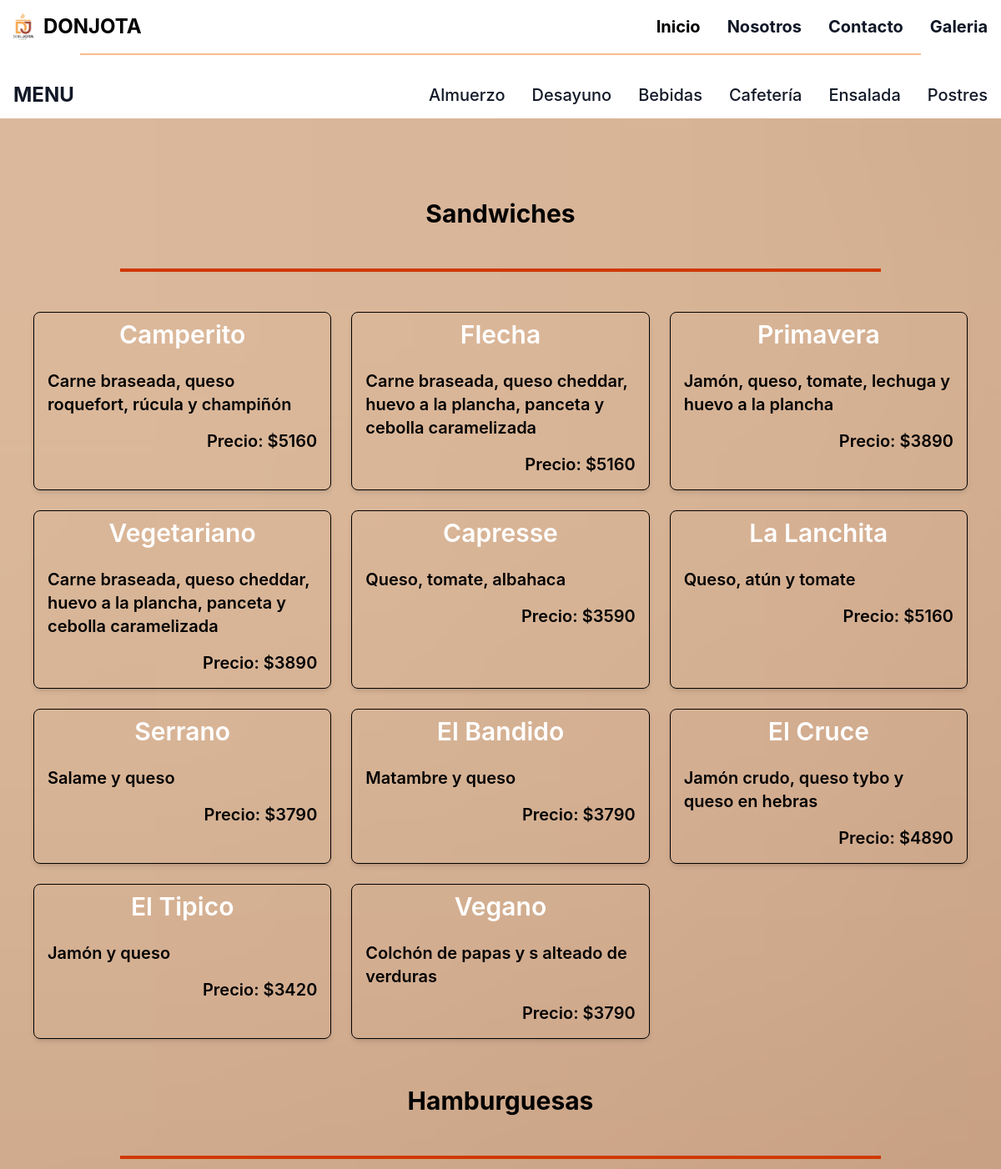
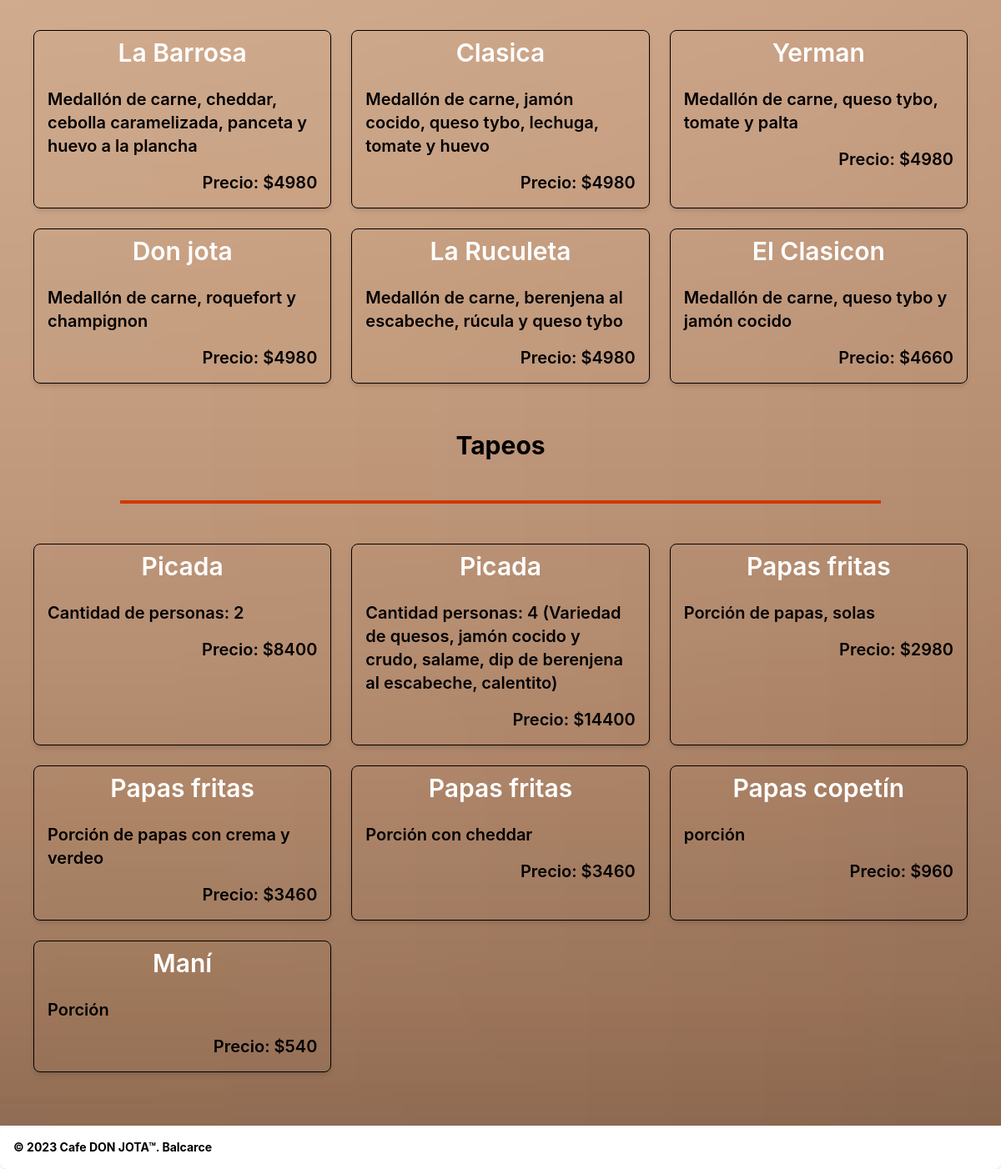
The app's page /almuerzo/ with its own data (2 pictures, top to bottom).
### appweb/models.py (models this page shows)
class Sandwiches(models.Model):
    nombre = models.CharField(max_length=100)
    descripcion = models.TextField()
    precio = models.IntegerField(default=0)

class Hamburguesas(models.Model):
    nombre = models.CharField(max_length=100)
    descripcion = models.TextField()
    precio = models.IntegerField(default=0)

class Tapeo(models.Model):
    nombre = models.CharField(max_length=100)
    descripcion = models.TextField()
    precio = models.IntegerField(default=0)

### appweb/views.py (the view)
# urls.py: path('almuerzo/',almuerzo, name='almuerzo'),
def almuerzo(request):
    sandwiches = Sandwiches.objects.all()
    hamburguesas = Hamburguesas.objects.all()
    tapeos= Tapeo.objects.all()
    return render(request, "platos/almuerzo.html",
                  {"sandwiches": sandwiches,
                  "hamburguesas": hamburguesas,
                  "tapeos":  tapeos})

### templates/platos/almuerzo.html
{% extends "./comidas.html" %}
{% load static %}
{% block body_content %}
<section>
    <h1 class="text-center font-bold text-3xl mt-8">Sandwiches</h1>
    <hr class="my-12 border-t-4 border-orange-600 mx-36 md:mx-36">
    <div class="grid gap-6 md:grid-cols-2 lg:grid-cols-3 xl:grid-cols-4 mx-auto max-w-7xl px-10">
        {% for sandwiche in sandwiches %}
        <div class="border border-black rounded-lg shadow-md ">
            <h5 class="px-4 py-2 text-white font-semibold text-3xl text-center">{{ sandwiche.nombre }}</h5>
            <div class="p-4  font-semibold text-xl" >
                <p class="text-black">{{ sandwiche.descripcion }}</p>
                <p class="text-black mt-4 text-right">Precio: ${{ sandwiche.precio }}</p>
            </div>
        </div>
        {% endfor %}
    </div>
    <br>
    <h1 class="text-center font-bold text-3xl mt-8">Hamburguesas</h1>
    <hr class="my-12 border-t-4 border-orange-600 mx-36 md:mx-36">
    <div class="grid gap-6 md:grid-cols-2 lg:grid-cols-3 xl:grid-cols-4 mx-auto max-w-7xl px-10">
        {% for hamburguesa in hamburguesas %}
        <div class="border border-black rounded-lg shadow-md ">
            <h5 class="px-4 py-2 text-white font-semibold text-3xl text-center">{{ hamburguesa.nombre }}</h5>
            <div class="p-4  font-semibold text-xl" >
                <p class="text-black">{{ hamburguesa.descripcion }}</p>
                <p class="text-black mt-4 text-right">Precio: ${{ hamburguesa.precio }}</p>
            </div>
        </div>
        {% endfor %}
    </div>
    <br>
    <h1 class="text-center font-bold text-3xl mt-8">Tapeos</h1>
    <hr class="my-12 border-t-4 border-orange-600 mx-36 md:mx-36">
    <div class="grid gap-6 md:grid-cols-2 lg:grid-cols-3 xl:grid-cols-4 mx-auto max-w-7xl px-10">
        {% for tapeo in tapeos %}
        <div class="border border-black rounded-lg shadow-md ">
            <h5 class="px-4 py-2 text-white font-semibold text-3xl text-center">{{ tapeo.nombre }}</h5>
            <div class="p-4  font-semibold text-xl" >
                <p class="text-black">{{ tapeo.descripcion }}</p>
                <p class="text-black mt-4 text-right">Precio: ${{ tapeo.precio }}</p>
            </div>
        </div>
        {% endfor %}
    </div>
</section>
{% endblock %}

### templates/platos/comidas.html (shortened to what this page needs)
{% extends "../base.html" %}
{% load static %}
{% block content %}
<nav class="bg-white dark:bg-gray-700">
    <hr id="nosotros" class="border-t-2 border-orange-300 mx-24 pb-5">
    <div class="max-w-screen-xl px-4 py-3 mx-auto">
        <div class="flex items-center justify-between">
            <a href="#" class="text-gray-900 dark:text-white text-2xl font-bold">MENU</a>
            <ul class="hidden lg:flex flex-row font-medium mt-0 space-x-8 rtl:space-x-reverse text-xl">
                <li>
                    <a href="{% url 'almuerzo' %}" class="text-gray-900 dark:text-white hover:underline">Almuerzo</a>
                </li>
                <li>
                    <a href="{% url 'desayuno' %}" class="text-gray-900 dark:text-white hover:underline">Desayuno</a>
                </li>
                <li>
                    <a href="{% url 'bebidas' %}" class="text-gray-900 dark:text-white hover:underline">Bebidas</a>
                </li>
                <li>
                    <a href="{% url 'cafeteria' %}" class="text-gray-900 dark:text-white hover:underline">Cafetería</a>
                </li>
                <li>
                    <a href="{% url 'ensalada' %}" class="text-gray-900 dark:text-white hover:underline">Ensalada</a>
                </li>
                <li>
                    <a href="{% url 'postres' %}" class="text-gray-900 dark:text-white hover:underline">Postres</a>
                </li>
            </ul>
        </div>
    </div>
</nav>
<body>
    <section class="bg-cover bg-center bg-no-repeat py-16 md:py-16" style="background-image: url('{% static "image/bgg.png" %}')">
      {% block body_content %}
      {% endblock %}
    </section>
</body>
{% endblock %}

### templates/base.html (shortened to what this page needs)
{% load compress %}
{% load static %}
<!DOCTYPE html>
<html lang="en">
<head>
    {% compress css %}
    <link rel="stylesheet" href="{% static 'src/output.css' %}">
    {% endcompress %}
    <link href="https://cdn.jsdelivr.net/npm/tailwindcss@2.2.19/dist/tailwind.min.css" rel="stylesheet">
    <link href="https://cdnjs.cloudflare.com/ajax/libs/flowbite/2.3.0/flowbite.min.css" rel="stylesheet">
</head>
<body>
  <nav class="bg-white border-gray-200 dark:bg-gray-900">
    <div class="max-w-screen-xl flex flex-wrap items-center justify-between mx-auto p-4">
      <a class="flex items-center space-x-3 rtl:space-x-reverse">
          <img  src="{% static 'image/logo_color.png' %}" class="h-8" alt="Logo" />
          <span class="self-center text-2xl font-bold whitespace-nowrap dark:text-black">DONJOTA</span>
      </a>
      <div class="hidden w-full md:block md:w-auto" id="navbar-default">
        <ul class="font-bold text-xl flex flex-col p-4 md:p-0 mt-4 border border-white rounded-lg bg-white md:flex-row md:space-x-8 rtl:space-x-reverse md:mt-0 md:border-0 md:bg-white dark:bg-gray-800 md:dark:bg-gray-900 dark:border-gray-700">
          <li>
            <a href="{% url 'inicio'%}" class="block py-2 px-3 text-black bg-orange-200 rounded md:bg-transparent md:text-orange-500 md:p-0 dark:text-black md:dark:text-orange-500" aria-current="page">Inicio</a>
          </li>
          <li>
            <a href="#nosotros" class="block py-2 px-3 text-gray-900 rounded hover:bg-gray-100 md:hover:bg-transparent md:border-0 md:hover:text-orange-500 md:p-0 dark:text-white md:dark:hover:text-orange-500 dark:hover:bg-gray-700 dark:hover:text-white md:dark:hover:bg-transparent">Nosotros</a>
          </li>
          <li>
            <a href="#contact" class="block py-2 px-3 text-gray-900 rounded hover:bg-gray-100 md:hover:bg-transparent md:border-0 md:hover:text-orange-500 md:p-0 dark:text-white md:dark:hover:text-orange-500 dark:hover:bg-gray-700 dark:hover:text-white md:dark:hover:bg-transparent">Contacto</a>
          </li>
          <li>
            <a href="{% url 'gallery'%}" class="block py-2 px-3 text-gray-900 rounded hover:bg-gray-100 md:hover:bg-transparent md:border-0 md:hover:text-orange-500 md:p-0 dark:text-white md:dark:hover:text-orange-500 dark:hover:bg-gray-700 dark:hover:text-white md:dark:hover:bg-transparent">Galeria</a>
          </li>
        </ul>
      </div>
    </div>
  </nav>
  {% block content %}
  {% endblock content %}
  <footer class="bg-white rounded-lg shadow dark:bg-gray-800">
    <div class="w-full mx-auto max-w-screen-xl p-4 md:flex md:items-center md:justify-between">
      <span class="text-sm font-bold text-black sm:text-center dark:text-black">© 2023 <a class="hover:underline">Cafe DON JOTA™</a>. Balcarce
      </span>
    </div>
  </footer>
</body>
</html>

### records on screen
Sandwiches: nombre "Camperito", descripcion "Carne braseada, queso roquefort, rúcula y champiñón", precio "5160"
Sandwiches: nombre "Flecha", descripcion "Carne braseada, queso cheddar, huevo a la plancha, panceta y cebolla caramelizada", precio "5160"
Sandwiches: nombre "Primavera", descripcion "Jamón, queso, tomate, lechuga y huevo a la plancha", precio "3890"
Sandwiches: nombre "Vegetariano", descripcion "Carne braseada, queso cheddar, huevo a la plancha, panceta y cebolla caramelizada", precio "3890"
Sandwiches: nombre "Capresse", descripcion "Queso, tomate, albahaca", precio "3590"
Sandwiches: nombre "La Lanchita", descripcion "Queso, atún y tomate", precio "5160"
Sandwiches: nombre "Serrano", descripcion "Salame y queso", precio "3790"
Sandwiches: nombre "El Bandido", descripcion "Matambre y queso", precio "3790"
Sandwiches: nombre "El Cruce", descripcion "Jamón crudo, queso tybo y queso en hebras", precio "4890"
Sandwiches: nombre "El Tipico", descripcion "Jamón y queso", precio "3420"
Sandwiches: nombre "Vegano", descripcion "Colchón de papas y s alteado de verduras", precio "3790"
Hamburguesas: nombre "La Barrosa", descripcion "Medallón de carne, cheddar, cebolla caramelizada, panceta y huevo a la plancha", precio "4980"
Hamburguesas: nombre "Clasica", descripcion "Medallón de carne, jamón cocido, queso tybo, lechuga, tomate y huevo", precio "4980"
Hamburguesas: nombre "Yerman", descripcion "Medallón de carne, queso tybo, tomate y palta", precio "4980"
Hamburguesas: nombre "Don jota", descripcion "Medallón de carne, roquefort y champignon", precio "4980"
Hamburguesas: nombre "La Ruculeta", descripcion "Medallón de carne, berenjena al escabeche, rúcula y queso tybo", precio "4980"
Hamburguesas: nombre "El Clasicon", descripcion "Medallón de carne, queso tybo y jamón cocido", precio "4660"
Tapeo: nombre "Picada", descripcion "Cantidad de personas: 2", precio "8400"
Tapeo: nombre "Picada", descripcion "Cantidad personas: 4 (Variedad de quesos, jamón cocido y crudo, salame, dip de berenjena al escabeche, calentito)", precio "14400"
Tapeo: nombre "Papas fritas", descripcion "Porción de papas, solas", precio "2980"
Tapeo: nombre "Papas fritas", descripcion "Porción de papas con crema y verdeo", precio "3460"
Tapeo: nombre "Papas fritas", descripcion "Porción con cheddar", precio "3460"
Tapeo: nombre "Papas copetín", descripcion "porción", precio "960"
Tapeo: nombre "Maní", descripcion "Porción", precio "540"
